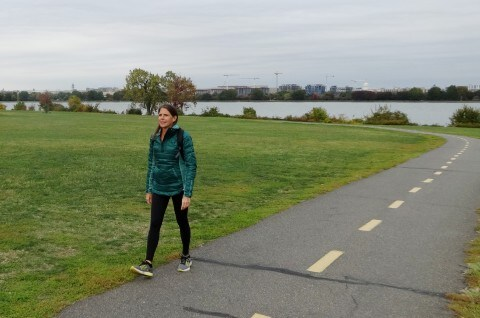
#> input picture images/sample.jpg, 480 x 318 px
$ python Random_walker.py
#> lines starting #> are read from the running program, lines starting #| are printed output that depends on the picture; after the words box and inside, x2 and y2 are one past the last pixel; in counts of white or black regions, pixels touching at a corner belong together
import numpy as np
import matplotlib.pyplot as plt

from skimage.segmentation import random_walker
from skimage import io
from skimage.color import rgb2gray
from skimage.exposure import rescale_intensity
import skimage

# Generate noisy synthetic data
image = io.imread("images/sample.jpg")
#> image is the input picture: shape (318, 480, 3); mean R, G, B 133.8, 140.1, 118.2
image = rgb2gray(image)
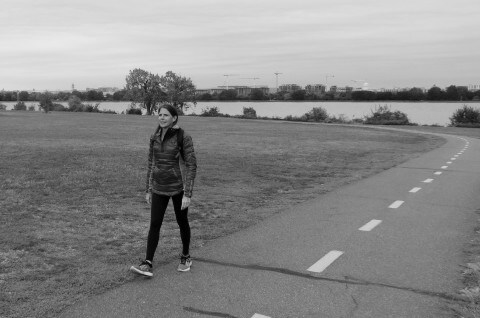
#> image: shape (318, 480) float64; min 0, max 0.92, mean 0.538
data = skimage.img_as_float(image)
sigma = 0.35
data += np.random.normal(loc=0, scale=sigma, size=data.shape)
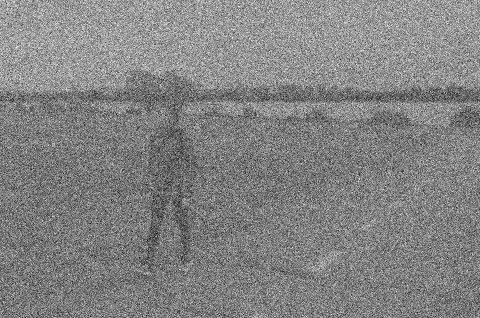
#> data: shape (318, 480) float64; min -1.19, max 2.17, mean 0.54; drawn with min black and max white
data = rescale_intensity(data, in_range=(-sigma, 1 + sigma),
                         out_range=(-1, 1))
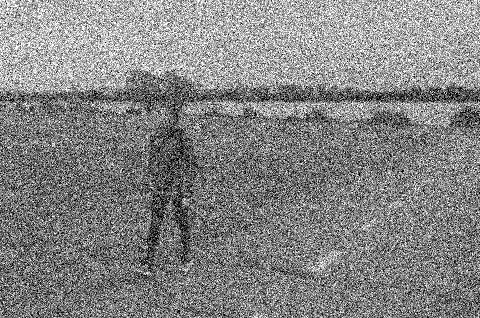
#> data: shape (318, 480) float64; min -1, max 1, mean 0.0448; drawn with min black and max white

# The range of the binary image spans over (-1, 1).
# We choose the hottest and the coldest pixels as markers.
markers = np.zeros(data.shape, dtype=np.uint)
markers[data < -0.95] = 1
markers[data > 0.95] = 2

# Run random walker algorithm
labels = random_walker(data, markers, beta=10, mode='bf')
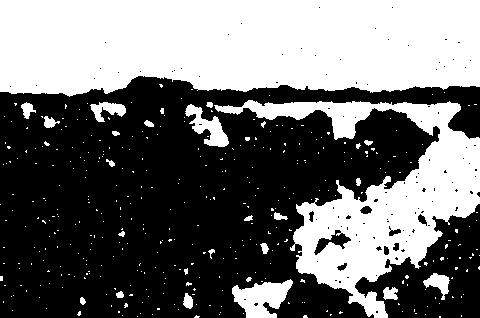
#> labels: shape (318, 480) uint64; values 1 (black) and 2 (white), 43.7% white; 384 white regions (358 under 20 px), largest, box (x1, y1, x2, y2) and area: (0, 0, 480, 97) 42443, (214, 100, 480, 318) 19323, (232, 279, 293, 318) 1430

# Plot results
fig, (ax1, ax2, ax3) = plt.subplots(1, 3, figsize=(8, 3.2),
                                    sharex=True, sharey=True)
ax1.imshow(data, cmap='gray')
ax1.axis('off')
ax1.set_title('Noisy data')
ax2.imshow(markers, cmap='magma')
ax2.axis('off')
ax2.set_title('Markers')
ax3.imshow(labels, cmap='gray')
ax3.axis('off')
ax3.set_title('Segmentation')

fig.tight_layout()
plt.show()
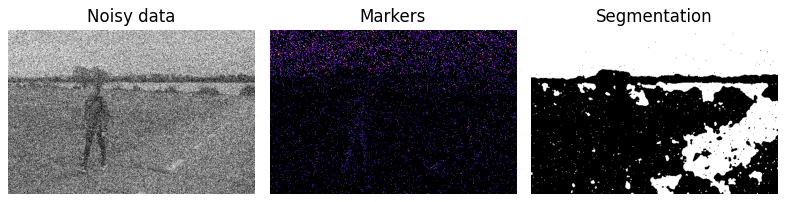
#> figure drawn by matplotlib, 3 panels
